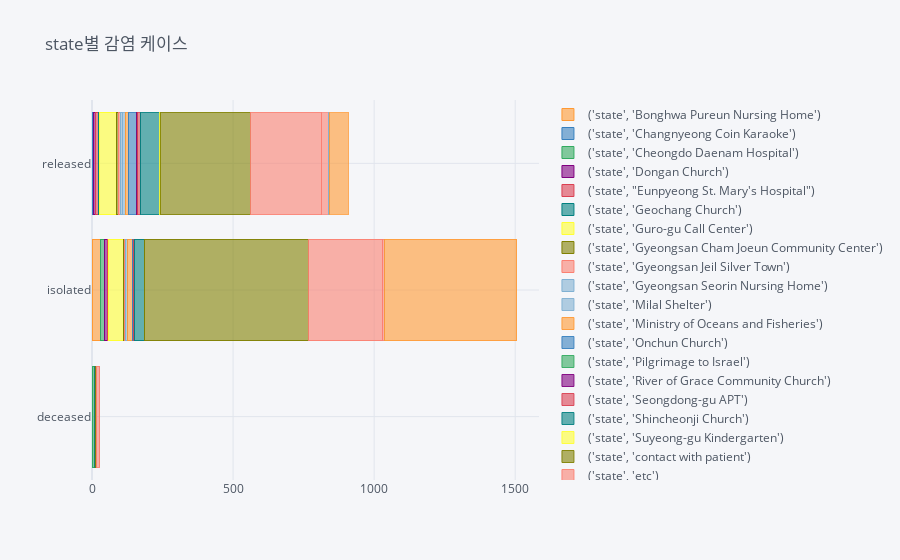

The code cell stored with this chart in its notebook:
### Code cell
case_state.iplot(kind='barh', barmode="stack",title='state별 감염 케이스')

### Figure 1 — Plotly figure (JSON) as saved in the notebook; plotly's stock layout.template omitted (floating-point values rounded to 4 significant figures)
{"data": [{"marker": {"color": "rgba(255, 153, 51, 0.6)", "line": {"color": "rgba(255, 153, 51, 1.0)", "width": 1}}, "name": "('state', 'Bonghwa Pureun Nursing Home')", "orientation": "h", "text": "", "type": "bar", "x": [1, 30, ""], "y": ["deceased", "isolated", "released"]}, {"marker": {"color": "rgba(55, 128, 191, 0.6)", "line": {"color": "rgba(55, 128, 191, 1.0)", "width": 1}}, "name": "('state', 'Changnyeong Coin Karaoke')", "orientation": "h", "text": "", "type": "bar", "x": ["", "", 4], "y": ["deceased", "isolated", "released"]}, {"marker": {"color": "rgba(50, 171, 96, 0.6)", "line": {"color": "rgba(50, 171, 96, 1.0)", "width": 1}}, "name": "('state', 'Cheongdo Daenam Hospital')", "orientation": "h", "text": "", "type": "bar", "x": [7, 13, 1], "y": ["deceased", "isolated", "released"]}, {"marker": {"color": "rgba(128, 0, 128, 0.6)", "line": {"color": "rgba(128, 0, 128, 1.0)", "width": 1}}, "name": "('state', 'Dongan Church')", "orientation": "h", "text": "", "type": "bar", "x": ["", 11, 6], "y": ["deceased", "isolated", "released"]}, {"marker": {"color": "rgba(219, 64, 82, 0.6)", "line": {"color": "rgba(219, 64, 82, 1.0)", "width": 1}}, "name": "('state', \"Eunpyeong St. Mary's Hospital\")", "orientation": "h", "text": "", "type": "bar", "x": ["", 5, 11], "y": ["deceased", "isolated", "released"]}, {"marker": {"color": "rgba(0, 128, 128, 0.6)", "line": {"color": "rgba(0, 128, 128, 1.0)", "width": 1}}, "name": "('state', 'Geochang Church')", "orientation": "h", "text": "", "type": "bar", "x": ["", "", 6], "y": ["deceased", "isolated", "released"]}, {"marker": {"color": "rgba(255, 255, 51, 0.6)", "line": {"color": "rgba(255, 255, 51, 1.0)", "width": 1}}, "name": "('state', 'Guro-gu Call Center')", "orientation": "h", "text": "", "type": "bar", "x": [1, 53, 58], "y": ["deceased", "isolated", "released"]}, {"marker": {"color": "rgba(128, 128, 0, 0.6)", "line": {"color": "rgba(128, 128, 0, 1.0)", "width": 1}}, "name": "('state', 'Gyeongsan Cham Joeun Community Center')", "orientation": "h", "text": "", "type": "bar", "x": ["", 3, 7], "y": ["deceased", "isolated", "released"]}, {"marker": {"color": "rgba(251, 128, 114, 0.6)", "line": {"color": "rgba(251, 128, 114, 1.0)", "width": 1}}, "name": "('state', 'Gyeongsan Jeil Silver Town')", "orientation": "h", "text": "", "type": "bar", "x": [1, 2, 9], "y": ["deceased", "isolated", "released"]}, {"marker": {"color": "rgba(128, 177, 211, 0.6)", "line": {"color": "rgba(128, 177, 211, 1.0)", "width": 1}}, "name": "('state', 'Gyeongsan Seorin Nursing Home')", "orientation": "h", "text": "", "type": "bar", "x": ["", 9, 5], "y": ["deceased", "isolated", "released"]}, {"marker": {"color": "rgba(128, 177, 211, 0.6)", "line": {"color": "rgba(128, 177, 211, 0.8999999999999999)", "width": 1}}, "name": "('state', 'Milal Shelter')", "orientation": "h", "text": "", "type": "bar", "x": ["", 1, 10], "y": ["deceased", "isolated", "released"]}, {"marker": {"color": "rgba(255, 153, 51, 0.6)", "line": {"color": "rgba(255, 153, 51, 0.8999999999999999)", "width": 1}}, "name": "('state', 'Ministry of Oceans and Fisheries')", "orientation": "h", "text": "", "type": "bar", "x": ["", 16, 12], "y": ["deceased", "isolated", "released"]}, {"marker": {"color": "rgba(55, 128, 191, 0.6)", "line": {"color": "rgba(55, 128, 191, 0.8999999999999999)", "width": 1}}, "name": "('state', 'Onchun Church')", "orientation": "h", "text": "", "type": "bar", "x": ["", 5, 28], "y": ["deceased", "isolated", "released"]}, {"marker": {"color": "rgba(50, 171, 96, 0.6)", "line": {"color": "rgba(50, 171, 96, 0.8999999999999999)", "width": 1}}, "name": "('state', 'Pilgrimage to Israel')", "orientation": "h", "text": "", "type": "bar", "x": ["", "", 2], "y": ["deceased", "isolated", "released"]}, {"marker": {"color": "rgba(128, 0, 128, 0.6)", "line": {"color": "rgba(128, 0, 128, 0.8999999999999999)", "width": 1}}, "name": "('state', 'River of Grace Community Church')", "orientation": "h", "text": "", "type": "bar", "x": ["", "", 1], "y": ["deceased", "isolated", "released"]}, {"marker": {"color": "rgba(219, 64, 82, 0.6)", "line": {"color": "rgba(219, 64, 82, 0.8999999999999999)", "width": 1}}, "name": "('state', 'Seongdong-gu APT')", "orientation": "h", "text": "", "type": "bar", "x": ["", 2, 11], "y": ["deceased", "isolated", "released"]}, {"marker": {"color": "rgba(0, 128, 128, 0.6)", "line": {"color": "rgba(0, 128, 128, 0.8999999999999999)", "width": 1}}, "name": "('state', 'Shincheonji Church')", "orientation": "h", "text": "", "type": "bar", "x": [2, 36, 69], "y": ["deceased", "isolated", "released"]}, {"marker": {"color": "rgba(255, 255, 51, 0.6)", "line": {"color": "rgba(255, 255, 51, 0.8999999999999999)", "width": 1}}, "name": "('state', 'Suyeong-gu Kindergarten')", "orientation": "h", "text": "", "type": "bar", "x": ["", "", 3], "y": ["deceased", "isolated", "released"]}, {"marker": {"color": "rgba(128, 128, 0, 0.6)", "line": {"color": "rgba(128, 128, 0, 0.8999999999999999)", "width": 1}}, "name": "('state', 'contact with patient')", "orientation": "h", "text": "", "type": "bar", "x": [3, 582, 320], "y": ["deceased", "isolated", "released"]}, {"marker": {"color": "rgba(251, 128, 114, 0.6)", "line": {"color": "rgba(251, 128, 114, 0.8999999999999999)", "width": 1}}, "name": "('state', 'etc')", "orientation": "h", "text": "", "type": "bar", "x": [13, 262, 250], "y": ["deceased", "isolated", "released"]}, {"marker": {"color": "rgba(251, 128, 114, 0.6)", "line": {"color": "rgba(251, 128, 114, 0.7999999999999998)", "width": 1}}, "name": "('state', 'gym facility in Cheonan')", "orientation": "h", "text": "", "type": "bar", "x": ["", 5, 25], "y": ["deceased", "isolated", "released"]}, {"marker": {"color": "rgba(128, 177, 211, 0.6)", "line": {"color": "rgba(128, 177, 211, 0.7999999999999998)", "width": 1}}, "name": "('state', 'gym facility in Sejong')", "orientation": "h", "text": "", "type": "bar", "x": ["", 1, 3], "y": ["deceased", "isolated", "released"]}, {"marker": {"color": "rgba(255, 153, 51, 0.6)", "line": {"color": "rgba(255, 153, 51, 0.7999999999999998)", "width": 1}}, "name": "('state', 'overseas inflow')", "orientation": "h", "text": "", "type": "bar", "x": ["", 469, 67], "y": ["deceased", "isolated", "released"]}], "layout": {"barmode": "stack", "legend": {"bgcolor": "#F5F6F9", "font": {"color": "#4D5663"}, "traceorder": "normal"}, "paper_bgcolor": "#F5F6F9", "plot_bgcolor": "#F5F6F9", "title": {"font": {"color": "#4D5663"}, "text": "state별 감염 케이스"}, "xaxis": {"gridcolor": "#E1E5ED", "showgrid": true, "tickfont": {"color": "#4D5663"}, "title": {"font": {"color": "#4D5663"}, "text": ""}, "zerolinecolor": "#E1E5ED"}, "yaxis": {"gridcolor": "#E1E5ED", "showgrid": true, "tickfont": {"color": "#4D5663"}, "title": {"font": {"color": "#4D5663"}, "text": ""}, "zerolinecolor": "#E1E5ED"}}}
